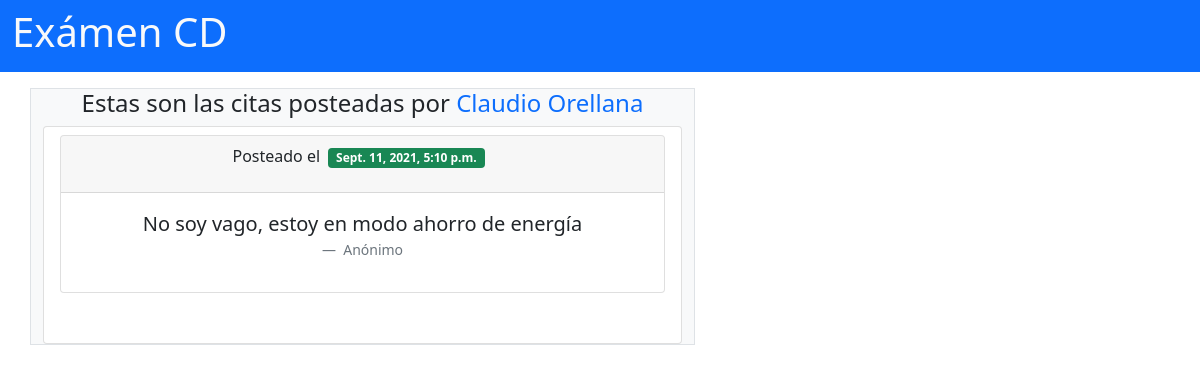
The page /user/2/ on the database its author committed.
### app/models.py (models this page shows, shortened)
class User(models.Model):
    CHOICES = (
        ("user", 'User'),
        ("admin", 'Admin')
    )
    name = models.CharField(max_length=100)
    email = models.EmailField(max_length=255, unique=True)
    role = models.CharField(max_length=255, choices=CHOICES)
    password = models.CharField(max_length=70)
    created_at = models.DateTimeField(auto_now_add=True)
    updated_at = models.DateTimeField(auto_now=True)
    objects = UserManager()
    def __str__(self):
        return f"{self.name}"

class Cita(models.Model):
    cita= models.CharField(max_length=255)
    autor =models.CharField(max_length=255)
    user = models.ForeignKey(User,related_name = "citas", on_delete = models.CASCADE)
    created_at = models.DateTimeField(auto_now_add=True)
    updated_at = models.DateTimeField(auto_now=True)
    def __repr__(self):
        return f"{self.cita} ({self.autor})"

### app/views.py (the view)
# urls.py: path('user/<int:num>/', views.cita_usuario)
def cita_usuario(request, num):
        citauser = Cita.objects.filter(user__id = num)
        usuariocita = User.objects.get(id= num)
        print(citauser)
        context = {
            'cita_list': citauser,
            'usuario': usuariocita
        }
        return render(request, 'citasdeusuario.html', context)

### app/templates/citasdeusuario.html (shortened to what this page needs)
{% extends "sin_nav.html" %}
{% block contenido %}
<div class="row justify-content-between">
  <div class="col-12 col-md-7 bg-light mt-3 border border-radius">
    <h4 class = "text-center">Estas son las citas posteadas por <span class=" text-primary">{{usuario}}</span></h4>
    <ul class="mt-2 list-group">
      {% for cita in cita_list %}
      <li class="list-group-item">
        <div id="quote" class="col bordered" style="min-height: 200px; overflow: auto">
          <div class="card text-center">
            <div class="card-header">
              <p class="me-2 ">Posteado el <span class=" ms-1 badge bg-success">{{cita.created_at}}</span></p>
            </div>
            <div class="card-body">
              <figure class="text-center">
                <blockquote class="blockquote">
                  <p class="text-break">{{cita.cita}}</p>
                </blockquote>
                <figcaption class="blockquote-footer">
                  {{cita.autor}} <cite title="Source Title"></cite>
                </figcaption>
              </figure>
            </div>
      </li class="mb-2">
      {% endfor %}
    </ul>
  </div>
</div>
{% endblock %}

### app/static/css/styles.css (style rules this page uses)
#quote { height: 30px; border-radius: 2px; }

### rows shown on the page
User: name "Claudio Orellana"
Cita: created_at "Sept. 11, 2021, 5:10 p.m.", cita "No soy vago, estoy en modo ahorro de energía", autor "Anónimo"
